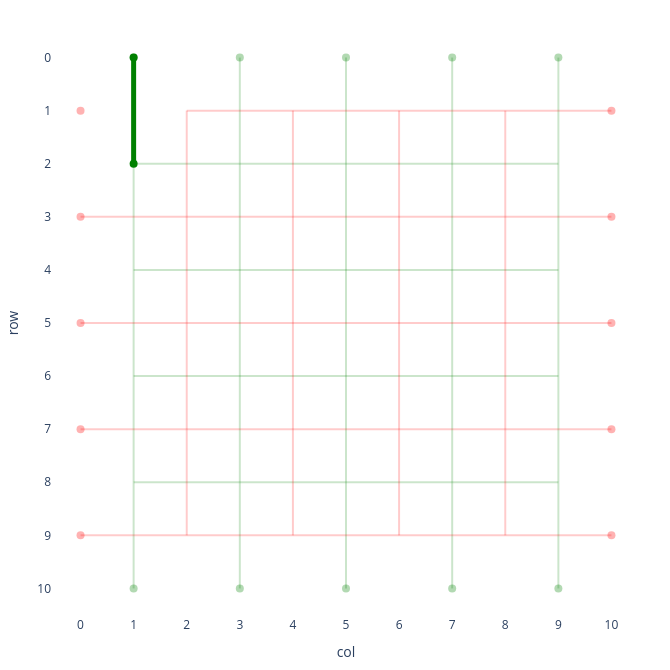

This figure's notebook cell:
### Code cell
canonical.visualize()

### Figure 1 — Plotly figure (JSON) as saved in the notebook; plotly's stock layout.template omitted (floating-point values rounded to 4 significant figures)
{"data": [{"hoverinfo": "skip", "marker": {"color": "green", "opacity": 0.3, "size": 8}, "mode": "markers", "showlegend": false, "type": "scatter", "x": [1, 1, 3, 3, 5, 5, 7, 7, 9, 9], "y": [0, 10, 0, 10, 0, 10, 0, 10, 0, 10]}, {"hoverinfo": "skip", "marker": {"color": "red", "opacity": 0.3, "size": 8}, "mode": "markers", "showlegend": false, "type": "scatter", "x": [0, 10, 0, 10, 0, 10, 0, 10, 0, 10], "y": [1, 1, 3, 3, 5, 5, 7, 7, 9, 9]}, {"hoverinfo": "skip", "marker": {"color": "green", "size": 8}, "mode": "markers", "showlegend": false, "type": "scatter", "x": [1, 1], "y": [0, 2]}], "layout": {"height": 670, "margin": {"b": 50, "l": 50, "r": 30, "t": 30}, "plot_bgcolor": "white", "shapes": [{"line": {"color": "green", "width": 2}, "opacity": 0.2, "type": "line", "x0": 3, "x1": 3, "y0": 0, "y1": 2}, {"line": {"color": "red", "width": 2}, "opacity": 0.2, "type": "line", "x0": 2, "x1": 4, "y0": 1, "y1": 1}, {"line": {"color": "green", "width": 2}, "opacity": 0.2, "type": "line", "x0": 5, "x1": 5, "y0": 0, "y1": 2}, {"line": {"color": "red", "width": 2}, "opacity": 0.2, "type": "line", "x0": 4, "x1": 6, "y0": 1, "y1": 1}, {"line": {"color": "green", "width": 2}, "opacity": 0.2, "type": "line", "x0": 7, "x1": 7, "y0": 0, "y1": 2}, {"line": {"color": "red", "width": 2}, "opacity": 0.2, "type": "line", "x0": 6, "x1": 8, "y0": 1, "y1": 1}, {"line": {"color": "green", "width": 2}, "opacity": 0.2, "type": "line", "x0": 9, "x1": 9, "y0": 0, "y1": 2}, {"line": {"color": "red", "width": 2}, "opacity": 0.2, "type": "line", "x0": 8, "x1": 10, "y0": 1, "y1": 1}, {"line": {"color": "green", "width": 2}, "opacity": 0.2, "type": "line", "x0": 1, "x1": 3, "y0": 2, "y1": 2}, {"line": {"color": "red", "width": 2}, "opacity": 0.2, "type": "line", "x0": 2, "x1": 2, "y0": 1, "y1": 3}, {"line": {"color": "green", "width": 2}, "opacity": 0.2, "type": "line", "x0": 3, "x1": 5, "y0": 2, "y1": 2}, {"line": {"color": "red", "width": 2}, "opacity": 0.2, "type": "line", "x0": 4, "x1": 4, "y0": 1, "y1": 3}, {"line": {"color": "green", "width": 2}, "opacity": 0.2, "type": "line", "x0": 5, "x1": 7, "y0": 2, "y1": 2}, {"line": {"color": "red", "width": 2}, "opacity": 0.2, "type": "line", "x0": 6, "x1": 6, "y0": 1, "y1": 3}, {"line": {"color": "green", "width": 2}, "opacity": 0.2, "type": "line", "x0": 7, "x1": 9, "y0": 2, "y1": 2}, {"line": {"color": "red", "width": 2}, "opacity": 0.2, "type": "line", "x0": 8, "x1": 8, "y0": 1, "y1": 3}, {"line": {"color": "green", "width": 2}, "opacity": 0.2, "type": "line", "x0": 1, "x1": 1, "y0": 2, "y1": 4}, {"line": {"color": "red", "width": 2}, "opacity": 0.2, "type": "line", "x0": 0, "x1": 2, "y0": 3, "y1": 3}, {"line": {"color": "green", "width": 2}, "opacity": 0.2, "type": "line", "x0": 3, "x1": 3, "y0": 2, "y1": 4}, {"line": {"color": "red", "width": 2}, "opacity": 0.2, "type": "line", "x0": 2, "x1": 4, "y0": 3, "y1": 3}, {"line": {"color": "green", "width": 2}, "opacity": 0.2, "type": "line", "x0": 5, "x1": 5, "y0": 2, "y1": 4}, {"line": {"color": "red", "width": 2}, "opacity": 0.2, "type": "line", "x0": 4, "x1": 6, "y0": 3, "y1": 3}, {"line": {"color": "green", "width": 2}, "opacity": 0.2, "type": "line", "x0": 7, "x1": 7, "y0": 2, "y1": 4}, {"line": {"color": "red", "width": 2}, "opacity": 0.2, "type": "line", "x0": 6, "x1": 8, "y0": 3, "y1": 3}, {"line": {"color": "green", "width": 2}, "opacity": 0.2, "type": "line", "x0": 9, "x1": 9, "y0": 2, "y1": 4}, {"line": {"color": "red", "width": 2}, "opacity": 0.2, "type": "line", "x0": 8, "x1": 10, "y0": 3, "y1": 3}, {"line": {"color": "green", "width": 2}, "opacity": 0.2, "type": "line", "x0": 1, "x1": 3, "y0": 4, "y1": 4}, {"line": {"color": "red", "width": 2}, "opacity": 0.2, "type": "line", "x0": 2, "x1": 2, "y0": 3, "y1": 5}, {"line": {"color": "green", "width": 2}, "opacity": 0.2, "type": "line", "x0": 3, "x1": 5, "y0": 4, "y1": 4}, {"line": {"color": "red", "width": 2}, "opacity": 0.2, "type": "line", "x0": 4, "x1": 4, "y0": 3, "y1": 5}, {"line": {"color": "green", "width": 2}, "opacity": 0.2, "type": "line", "x0": 5, "x1": 7, "y0": 4, "y1": 4}, {"line": {"color": "red", "width": 2}, "opacity": 0.2, "type": "line", "x0": 6, "x1": 6, "y0": 3, "y1": 5}, {"line": {"color": "green", "width": 2}, "opacity": 0.2, "type": "line", "x0": 7, "x1": 9, "y0": 4, "y1": 4}, {"line": {"color": "red", "width": 2}, "opacity": 0.2, "type": "line", "x0": 8, "x1": 8, "y0": 3, "y1": 5}, {"line": {"color": "green", "width": 2}, "opacity": 0.2, "type": "line", "x0": 1, "x1": 1, "y0": 4, "y1": 6}, {"line": {"color": "red", "width": 2}, "opacity": 0.2, "type": "line", "x0": 0, "x1": 2, "y0": 5, "y1": 5}, {"line": {"color": "green", "width": 2}, "opacity": 0.2, "type": "line", "x0": 3, "x1": 3, "y0": 4, "y1": 6}, {"line": {"color": "red", "width": 2}, "opacity": 0.2, "type": "line", "x0": 2, "x1": 4, "y0": 5, "y1": 5}, {"line": {"color": "green", "width": 2}, "opacity": 0.2, "type": "line", "x0": 5, "x1": 5, "y0": 4, "y1": 6}, {"line": {"color": "red", "width": 2}, "opacity": 0.2, "type": "line", "x0": 4, "x1": 6, "y0": 5, "y1": 5}, {"line": {"color": "green", "width": 2}, "opacity": 0.2, "type": "line", "x0": 7, "x1": 7, "y0": 4, "y1": 6}, {"line": {"color": "red", "width": 2}, "opacity": 0.2, "type": "line", "x0": 6, "x1": 8, "y0": 5, "y1": 5}, {"line": {"color": "green", "width": 2}, "opacity": 0.2, "type": "line", "x0": 9, "x1": 9, "y0": 4, "y1": 6}, {"line": {"color": "red", "width": 2}, "opacity": 0.2, "type": "line", "x0": 8, "x1": 10, "y0": 5, "y1": 5}, {"line": {"color": "green", "width": 2}, "opacity": 0.2, "type": "line", "x0": 1, "x1": 3, "y0": 6, "y1": 6}, {"line": {"color": "red", "width": 2}, "opacity": 0.2, "type": "line", "x0": 2, "x1": 2, "y0": 5, "y1": 7}, {"line": {"color": "green", "width": 2}, "opacity": 0.2, "type": "line", "x0": 3, "x1": 5, "y0": 6, "y1": 6}, {"line": {"color": "red", "width": 2}, "opacity": 0.2, "type": "line", "x0": 4, "x1": 4, "y0": 5, "y1": 7}, {"line": {"color": "green", "width": 2}, "opacity": 0.2, "type": "line", "x0": 5, "x1": 7, "y0": 6, "y1": 6}, {"line": {"color": "red", "width": 2}, "opacity": 0.2, "type": "line", "x0": 6, "x1": 6, "y0": 5, "y1": 7}, {"line": {"color": "green", "width": 2}, "opacity": 0.2, "type": "line", "x0": 7, "x1": 9, "y0": 6, "y1": 6}, {"line": {"color": "red", "width": 2}, "opacity": 0.2, "type": "line", "x0": 8, "x1": 8, "y0": 5, "y1": 7}, {"line": {"color": "green", "width": 2}, "opacity": 0.2, "type": "line", "x0": 1, "x1": 1, "y0": 6, "y1": 8}, {"line": {"color": "red", "width": 2}, "opacity": 0.2, "type": "line", "x0": 0, "x1": 2, "y0": 7, "y1": 7}, {"line": {"color": "green", "width": 2}, "opacity": 0.2, "type": "line", "x0": 3, "x1": 3, "y0": 6, "y1": 8}, {"line": {"color": "red", "width": 2}, "opacity": 0.2, "type": "line", "x0": 2, "x1": 4, "y0": 7, "y1": 7}, {"line": {"color": "green", "width": 2}, "opacity": 0.2, "type": "line", "x0": 5, "x1": 5, "y0": 6, "y1": 8}, {"line": {"color": "red", "width": 2}, "opacity": 0.2, "type": "line", "x0": 4, "x1": 6, "y0": 7, "y1": 7}, {"line": {"color": "green", "width": 2}, "opacity": 0.2, "type": "line", "x0": 7, "x1": 7, "y0": 6, "y1": 8}, {"line": {"color": "red", "width": 2}, "opacity": 0.2, "type": "line", "x0": 6, "x1": 8, "y0": 7, "y1": 7}, {"line": {"color": "green", "width": 2}, "opacity": 0.2, "type": "line", "x0": 9, "x1": 9, "y0": 6, "y1": 8}, {"line": {"color": "red", "width": 2}, "opacity": 0.2, "type": "line", "x0": 8, "x1": 10, "y0": 7, "y1": 7}, {"line": {"color": "green", "width": 2}, "opacity": 0.2, "type": "line", "x0": 1, "x1": 3, "y0": 8, "y1": 8}, {"line": {"color": "red", "width": 2}, "opacity": 0.2, "type": "line", "x0": 2, "x1": 2, "y0": 7, "y1": 9}, {"line": {"color": "green", "width": 2}, "opacity": 0.2, "type": "line", "x0": 3, "x1": 5, "y0": 8, "y1": 8}, {"line": {"color": "red", "width": 2}, "opacity": 0.2, "type": "line", "x0": 4, "x1": 4, "y0": 7, "y1": 9}, {"line": {"color": "green", "width": 2}, "opacity": 0.2, "type": "line", "x0": 5, "x1": 7, "y0": 8, "y1": 8}, {"line": {"color": "red", "width": 2}, "opacity": 0.2, "type": "line", "x0": 6, "x1": 6, "y0": 7, "y1": 9}, {"line": {"color": "green", "width": 2}, "opacity": 0.2, "type": "line", "x0": 7, "x1": 9, "y0": 8, "y1": 8}, {"line": {"color": "red", "width": 2}, "opacity": 0.2, "type": "line", "x0": 8, "x1": 8, "y0": 7, "y1": 9}, {"line": {"color": "green", "width": 2}, "opacity": 0.2, "type": "line", "x0": 1, "x1": 1, "y0": 8, "y1": 10}, {"line": {"color": "red", "width": 2}, "opacity": 0.2, "type": "line", "x0": 0, "x1": 2, "y0": 9, "y1": 9}, {"line": {"color": "green", "width": 2}, "opacity": 0.2, "type": "line", "x0": 3, "x1": 3, "y0": 8, "y1": 10}, {"line": {"color": "red", "width": 2}, "opacity": 0.2, "type": "line", "x0": 2, "x1": 4, "y0": 9, "y1": 9}, {"line": {"color": "green", "width": 2}, "opacity": 0.2, "type": "line", "x0": 5, "x1": 5, "y0": 8, "y1": 10}, {"line": {"color": "red", "width": 2}, "opacity": 0.2, "type": "line", "x0": 4, "x1": 6, "y0": 9, "y1": 9}, {"line": {"color": "green", "width": 2}, "opacity": 0.2, "type": "line", "x0": 7, "x1": 7, "y0": 8, "y1": 10}, {"line": {"color": "red", "width": 2}, "opacity": 0.2, "type": "line", "x0": 6, "x1": 8, "y0": 9, "y1": 9}, {"line": {"color": "green", "width": 2}, "opacity": 0.2, "type": "line", "x0": 9, "x1": 9, "y0": 8, "y1": 10}, {"line": {"color": "red", "width": 2}, "opacity": 0.2, "type": "line", "x0": 8, "x1": 10, "y0": 9, "y1": 9}, {"line": {"color": "green", "width": 5}, "type": "line", "x0": 1, "x1": 1, "y0": 0, "y1": 2}], "width": 670, "xaxis": {"range": [-0.5, 10.5], "scaleanchor": "y", "tickmode": "array", "ticktext": ["0", "1", "2", "3", "4", "5", "6", "7", "8", "9", "10"], "tickvals": [0, 1, 2, 3, 4, 5, 6, 7, 8, 9, 10], "title": {"text": "col"}}, "yaxis": {"autorange": false, "range": [10.5, -0.5], "tickmode": "array", "ticktext": ["0", "1", "2", "3", "4", "5", "6", "7", "8", "9", "10"], "tickvals": [0, 1, 2, 3, 4, 5, 6, 7, 8, 9, 10], "title": {"text": "row"}}}}
